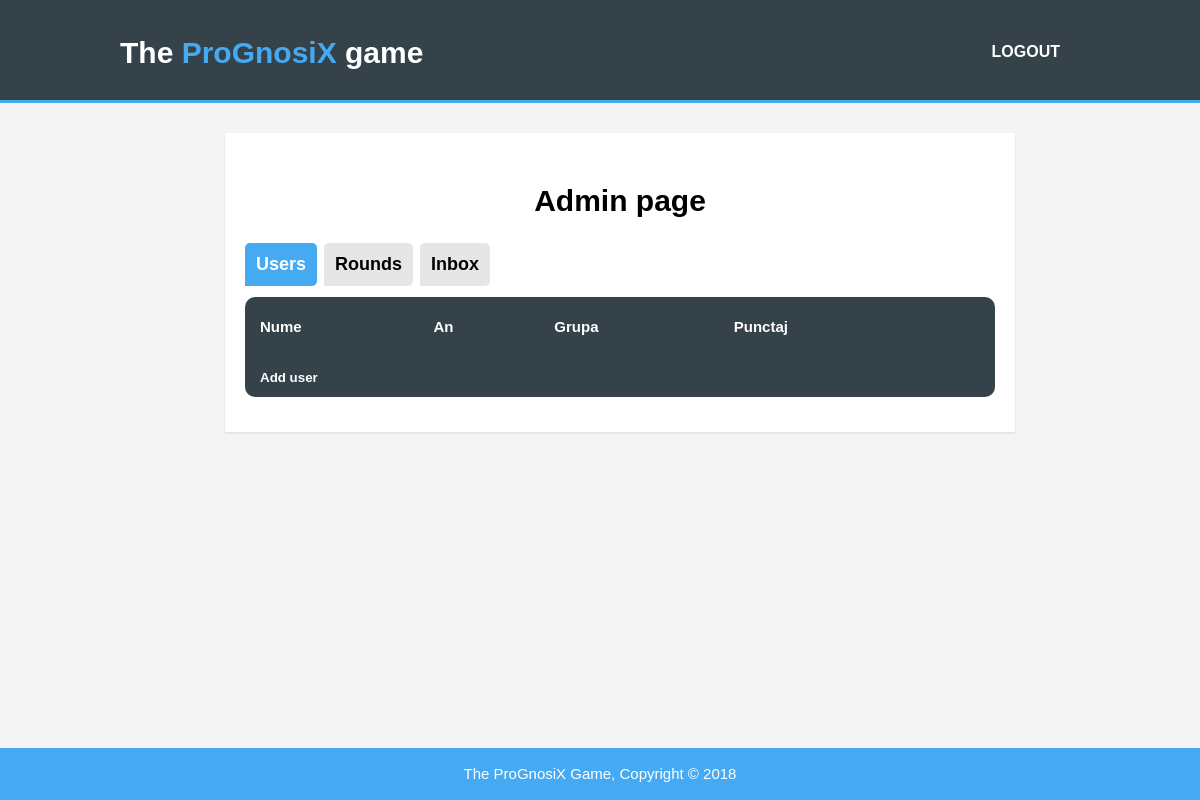
The app's page /admin.php, older data.
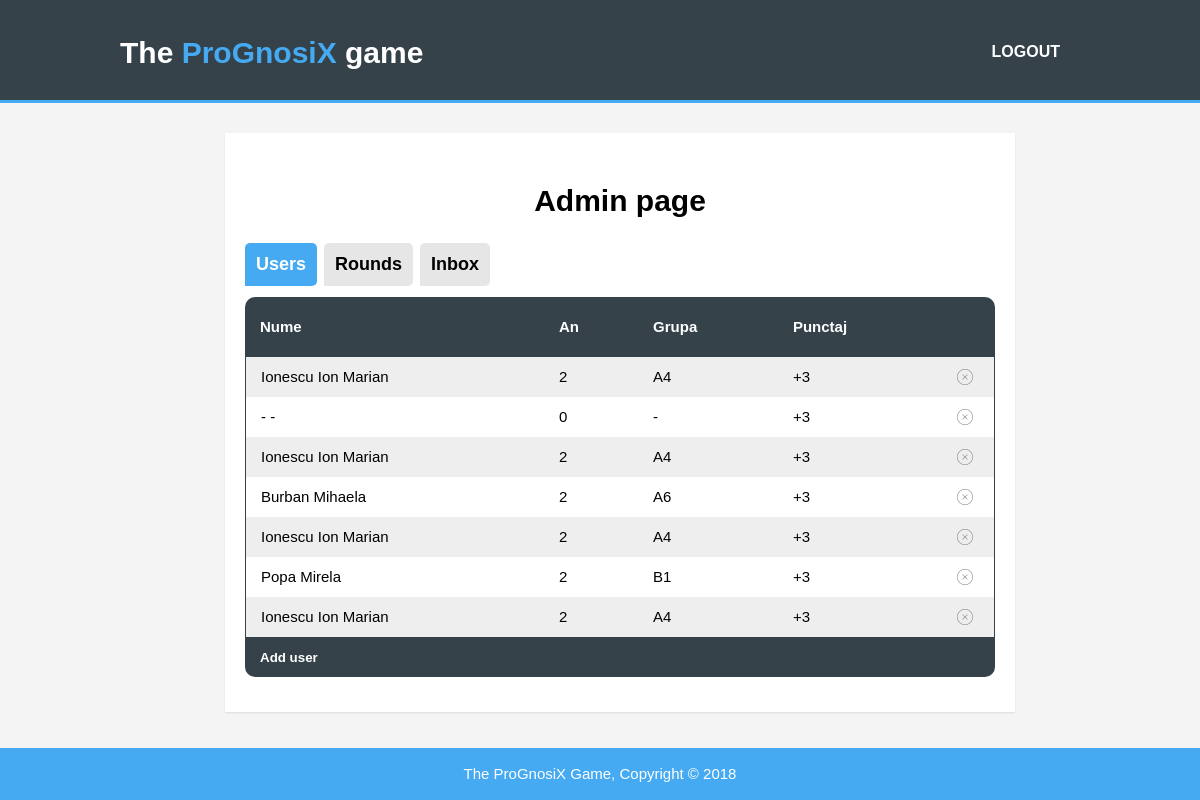
The same page, newer data.
### tables this page shows
CREATE TABLE `prognoze` (
  `id_prognoza` int(11) NOT NULL AUTO_INCREMENT,
  `id_runda` int(11) NOT NULL,
  `id_student` int(11) NOT NULL,
  `prognoza_student` double NOT NULL,
  `data_prognoza` datetime NOT NULL,
  PRIMARY KEY (`id_prognoza`)
);

CREATE TABLE `accounts` (
  `id` int(11) NOT NULL AUTO_INCREMENT,
  `email` varchar(100) NOT NULL,
  `parola` varchar(100) NOT NULL,
  `nume` varchar(100) NOT NULL,
  `prenume` varchar(100) NOT NULL,
  `an` int(11) NOT NULL,
  `semestru` int(11) NOT NULL,
  `grupa` varchar(35) NOT NULL,
  `admin` tinyint(4) NOT NULL,
  PRIMARY KEY (`id`)
);

### admin.php (the view, shortened to what this page needs)
<!DOCTYPE html>
<?php
require 'db.php';
?>
<html>
  <head>
    <link rel="stylesheet" href="./css/style.css">
  </head>
  <body>
    <header>
      <div class="container">
        <div id="branding">
          <h1>The <span class="highlight">ProGnosiX</span> game</h1>
        </div>
        <nav>
          <ul>
            <li><a href="logout.php">LOGOUT</a></li>
          </ul>
        </nav>
      </div>
    </header>
    <div id="w">
      <div id="content" class="clearfix">
        <h1>Admin page</h1>
        <nav id="profiletabs">
          <ul id = "admlist">
            <li><a href="#users"  id="adm0" class="sel" >Users</a></li>
            <li><a href="#rounds" id="adm1" >Rounds</a></li>
            <li><a href="#inbox"  id="adm2" >Inbox</a></li>
          </ul>
        </nav>
        <section id="users">
          <div style="overflow-x:auto;">
            <table class="adminTable">
              <tr>
                <th>Nume</th>
                <th>An</th>
                <th>Grupa</th>
                <th>Punctaj</th>
                <th></th>
              </tr>
              <?php
              $results = $mysqli->query("SELECT * FROM prognoze") or die($mysqli->error());
               while ($row = $results->fetch_assoc()) {
                 $id = $row["id_student"];
                 $users = $mysqli->query("SELECT * FROM accounts where id = '$id'");
                 $user = $users->fetch_assoc();
                echo "<tr\><td>".$user["nume"]." ".$user["prenume"]."</td><td>".$user["an"]."</td><td>".$user["grupa"]."</td><td>+3</td><td></td></tr>";
              }
              ?>
            </table>
            <button type="button" class="addUserBtn" onclick="addUser()">Add user</button>
          </div>
        </section>
      </div>
    </div>
    <footer>
      <p>The ProGnosiX Game, Copyright &copy; 2018</p>
    </footer>
  </body>
</html>

### css/style.css (style rules this page uses)
body { font: 15px/1.5 Arial, Helvetica, sans-serif; padding:0; margin:0; background-color:#f4f4f4; }
.container { width:80%; margin:auto; overflow:hidden; }
ul { margin:0; padding:0; }
header { background:#35424a; color:#ffffff; padding-top:30px; min-height:70px; border-bottom:#45aaf2 3px solid; }
header a { color:#ffffff; text-decoration:none; text-transform: uppercase; font-size:16px; }
header li { float:left; display:inline; padding: 0 20px 0 20px; }
header #branding { float:left; }
header #branding h1 { margin:0; }
header nav { float:right; margin-top:10px; font-weight: bold; }
header .highlight, header .current a { color:#45aaf2; font-weight:bold; }
footer { padding:0px; margin-top:20px; color:#ffffff; background-color:#45aaf2; text-align: center; position: fixed; bottom:0; left:0; right:0; }
a { color: black; text-decoration: none; }
#w { display: block; width: 750px; margin: 0 auto; padding-top: 30px; padding-bottom: 45px; }
#content { display: block; width: 100%; background: #fff; padding: 25px 20px; padding-bottom: 35px; -webkit-box-shadow: rgba(0, 0, 0, 0.1) 0px 1px 2px 0px; -moz-box-shadow: rgba(0, 0, 0, 0.1) 0px 1px 2px 0px; box-shadow: rgba(0, 0, 0, 0.1) 0px 1px 2px 0px; }
#content h1 { text-align:center; }
#profiletabs { display: block; margin-bottom: 4px; height: 50px; }
#profiletabs ul { list-style: none; display: block; width: 100%; height: 50px; position: relative; }
#profiletabs ul li { float: left; position: relative; }
#profiletabs ul li a { display: block; float: left; padding: 8px 11px; font-size: 1.2em; font-weight: bold; background: #e6e6e6; color: black; margin-right: 7px; border: none; -webkit-border-radius: 5px; -webkit-border-bottom-left-radius: 0; -moz-border-radius: 5px; -moz-border-radius-bottomleft: 0; border-radius: 5px; border-bottom-left-radius: 0; }
#profiletabs ul li a.sel { background: #45aaf2; color: white; border-color: #d1cdb5; }
.clearfix:after { content: "."; display: block; clear: both; visibility: hidden; line-height: 0; height: 0; }
.clearfix { display: inline-block; }
.adminTable { width:100%; border-spacing: 0px; border-collapse: separate; }
.adminTable th { height: 30px; }
.adminTable th:first-of-type { border-top-left-radius: 10px; }
.adminTable th:last-of-type { border-top-right-radius: 10px; }
.adminTable th, .adminTable td { padding: 15px; text-align: left; }
.adminTable tr { line-height: 10px; }
.adminTable tr:nth-child(odd) { background-color: #fff; }
.adminTable th { background-color: #35424a; color: white; }
.adminTable tr > td:first-of-type { border-left: 1px solid #35424a; }
.adminTable tr > td:last-of-type { background:url(../img/delete.png) no-repeat; background-position: center; border-right: 1px solid #35424a; }
.addUserBtn { width:100%; height: 40px; border-bottom-left-radius: 10px; border-bottom-right-radius: 10px; border: none; background-color: #35424a; color: #fff; text-align: left; padding-left: 15px; font-weight: bold; outline: 0; }
.adminTable tr:last-child { border-bottom: 1px solid #35424a; }

Row changes from the older to the newer data that the page shows:
added prognoze: accounts.nume "Ionescu", accounts.prenume "Ion Marian", accounts.an "2", accounts.grupa "A4"
added prognoze: accounts.nume "-", accounts.prenume "-", accounts.an "0", accounts.grupa "-"
added prognoze: accounts.nume "Ionescu", accounts.prenume "Ion Marian", accounts.an "2", accounts.grupa "A4"
added prognoze: accounts.nume "Burban", accounts.prenume "Mihaela", accounts.an "2", accounts.grupa "A6"
added prognoze: accounts.nume "Ionescu", accounts.prenume "Ion Marian", accounts.an "2", accounts.grupa "A4"
added prognoze: accounts.nume "Popa", accounts.prenume "Mirela", accounts.an "2", accounts.grupa "B1"
added prognoze: accounts.nume "Ionescu", accounts.prenume "Ion Marian", accounts.an "2", accounts.grupa "A4"
